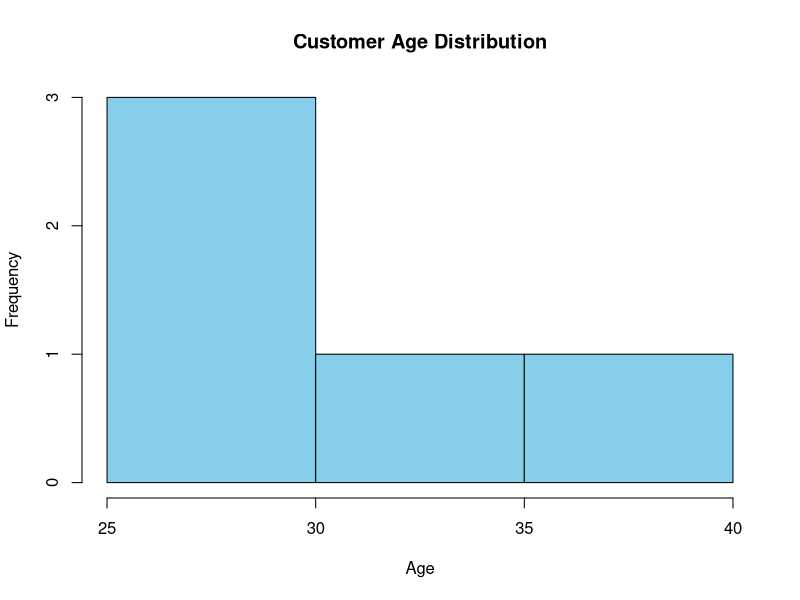
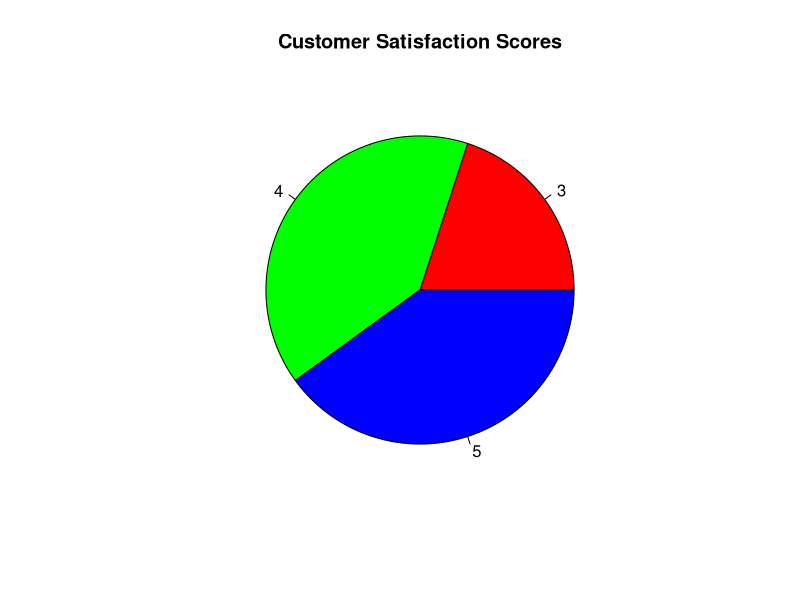
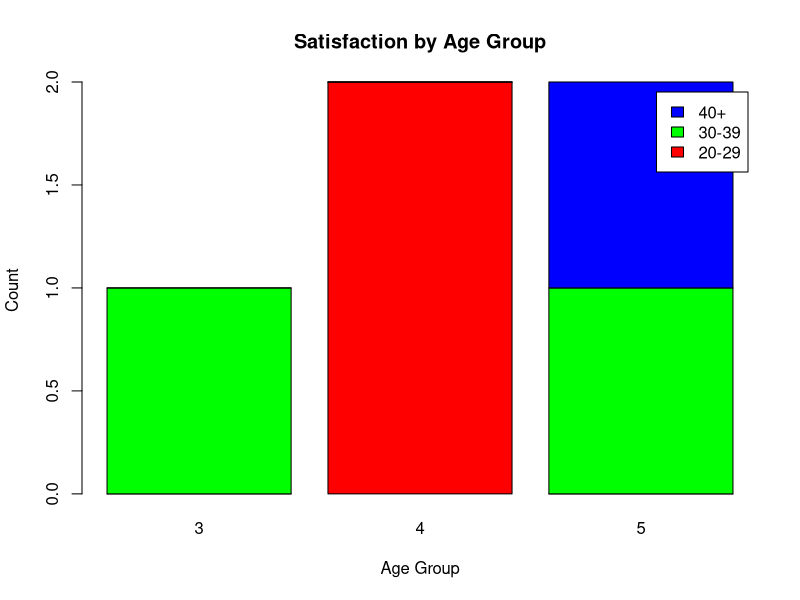
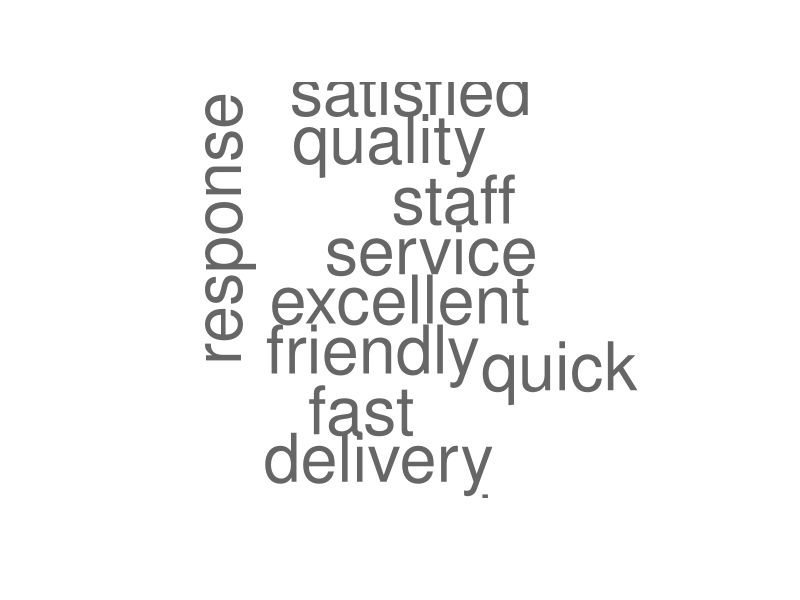

These charts were generated, in order, by the following R code:
# -----------------------------
# EXPERIMENT 2
# Customer Feedback Analysis
# -----------------------------

# Dataset
customer <- data.frame(
  Customer_ID = c(1,2,3,4,5),
  Age = c(25,30,35,28,40),
  Satisfaction = c(4,5,3,4,5)
)

# -----------------------------
# Q1 - Histogram of Customer Ages
# -----------------------------
hist(customer$Age,
     col = "skyblue",
     main = "Customer Age Distribution",
     xlab = "Age",
     ylab = "Frequency")

# -----------------------------
# Q2 - Pie Chart of Satisfaction
# -----------------------------
pie(table(customer$Satisfaction),
    col = rainbow(3),
    main = "Customer Satisfaction Scores")

# -----------------------------
# Q3 - Stacked Bar Chart
# -----------------------------

customer$Age_Group <- c("20-29","30-39","30-39","20-29","40+")

tab <- table(customer$Age_Group,
             customer$Satisfaction)

barplot(tab,
        col = rainbow(3),
        main = "Satisfaction by Age Group",
        xlab = "Age Group",
        ylab = "Count",
        legend = TRUE)

# -----------------------------
# Q4 - Word Cloud
# -----------------------------

install.packages("wordcloud")
install.packages("RColorBrewer")

library(wordcloud)
library(RColorBrewer)

feedback <- c(
  "Excellent",
  "Service",
  "Friendly",
  "Staff",
  "Fast",
  "Delivery",
  "Quality",
  "Satisfied",
  "Support",
  "Quick",
  "Response",
  "Experience",
  "Recommended",
  "Innovative",
  "Reliable",
  "Affordable",
  "Professional",
  "Helpful",
  "Comfortable",
  "Trustworthy"
)

wordcloud(
  feedback,
  random.order = FALSE,
  colors = brewer.pal(8, "Dark2")
)
